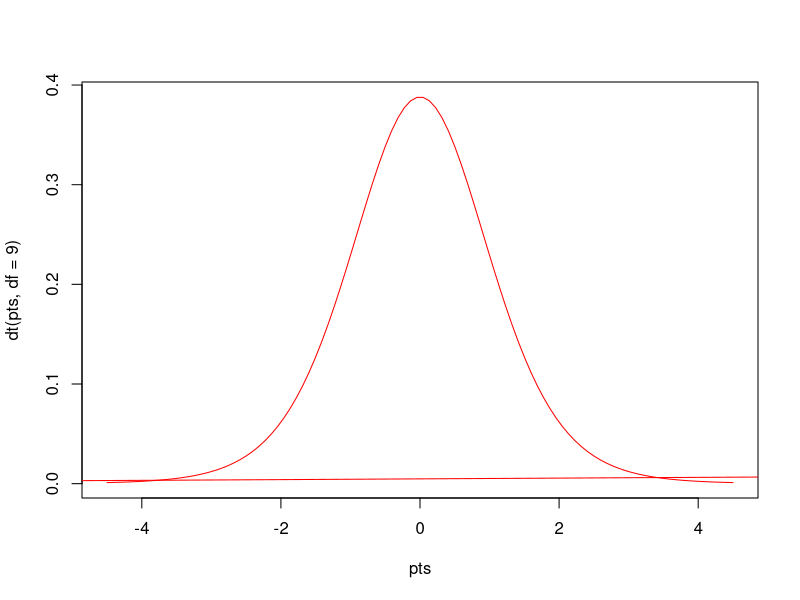

Write R code to recreate this figure.
x=c(1, 2, 3, 4, 5, 6, 7, 8, 9, 10, 11, 12, 13, 14, 15, 16, 17, 18, 19, 20, 21, 22, 23, 24, 25, 26, 27, 28, 29, 30, 31, 32, 33, 34, 35, 36, 37, 38, 39, 40, 41, 42, 43, 44, 45, 46, 47, 48, 49, 50, 51, 52, 53, 54, 55, 56, 57, 58, 59, 60, 61, 62, 63, 64, 65, 66, 67, 68, 69, 70, 71, 72, 73, 74, 75, 76, 77, 78, 79, 80, 81, 82, 83, 84, 85, 86, 87, 88, 89, 90, 91, 92, 93, 94, 95, 96, 97, 98, 99, 100)
y=c(300, 301, 302, 303, 304, 305, 306, 307, 308, 309, 310, 311, 312, 313, 314, 315, 316, 317, 318, 319, 320, 321, 322, 323, 324, 325, 326, 327, 328, 329, 330, 331, 332, 333, 334, 335, 336, 337, 339, 340, 341, 342, 343, 344, 345, 346, 347, 348, 349, 350, 351, 352, 353, 354, 355, 356, 357, 358, 359, 360, 361, 362, 363, 364, 365, 366, 367, 368, 369, 370, 371, 372, 373, 374, 375, 376, 377, 378, 379, 380, 381, 382, 383, 384, 385, 386, 387, 388, 389, 390, 391, 392, 393, 394, 395, 396, 397, 398, 399, 400)

 pts = seq(-4.5,4.5,length=100)
 plot(pts,dt(pts,df=9),col='red',type='l')
 lines(density(x), col='red')
 lines(density(y), col='blue')